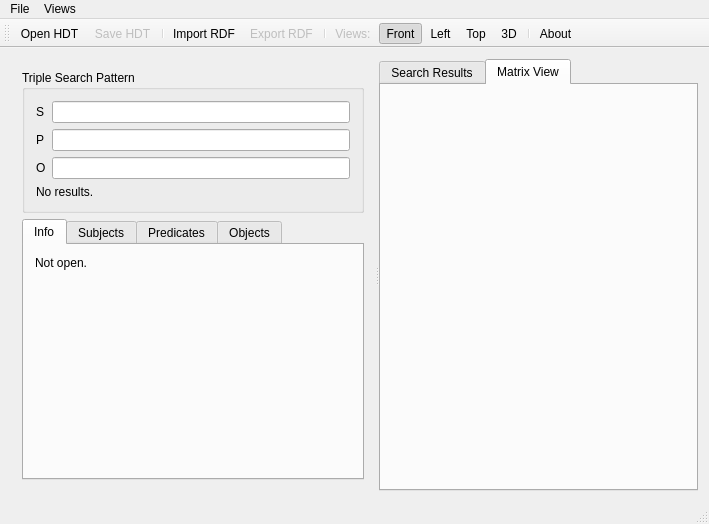
<?xml version="1.0" encoding="UTF-8"?>
<ui version="4.0">
 <class>HDTit</class>
 <widget class="QMainWindow" name="HDTit">
  <property name="geometry">
   <rect>
    <x>0</x>
    <y>0</y>
    <width>709</width>
    <height>524</height>
   </rect>
  </property>
  <property name="windowTitle">
   <string>HDT-it !</string>
  </property>
  <widget class="QWidget" name="centralWidget">
   <property name="sizePolicy">
    <sizepolicy hsizetype="Expanding" vsizetype="Expanding">
     <horstretch>0</horstretch>
     <verstretch>0</verstretch>
    </sizepolicy>
   </property>
   <layout class="QVBoxLayout" name="verticalLayout_3">
    <item>
     <widget class="QSplitter" name="splitter">
      <property name="orientation">
       <enum>Qt::Horizontal</enum>
      </property>
      <widget class="QWidget" name="verticalLayoutWidget">
       <layout class="QVBoxLayout" name="verticalLayout_2">
        <item>
         <widget class="QGroupBox" name="groupBox">
          <property name="title">
           <string>Triple Search Pattern</string>
          </property>
          <layout class="QGridLayout" name="gridLayout">
           <item row="0" column="0">
            <layout class="QGridLayout" name="gridLayout_2" rowstretch="0,0,0,0,0">
             <item row="1" column="1">
              <widget class="QClearLineEdit" name="subjectPatternEdit"/>
             </item>
             <item row="2" column="1">
              <widget class="QClearLineEdit" name="predicatePatternEdit"/>
             </item>
             <item row="1" column="0">
              <widget class="QLabel" name="subjectLabel">
               <property name="text">
                <string>S</string>
               </property>
              </widget>
             </item>
             <item row="2" column="0">
              <widget class="QLabel" name="predicateLabel">
               <property name="text">
                <string>P</string>
               </property>
              </widget>
             </item>
             <item row="3" column="1">
              <widget class="QClearLineEdit" name="objectPatternEdit"/>
             </item>
             <item row="3" column="0">
              <widget class="QLabel" name="objectLabel">
               <property name="text">
                <string>O</string>
               </property>
              </widget>
             </item>
             <item row="4" column="1">
              <layout class="QHBoxLayout" name="horizontalLayout"/>
             </item>
            </layout>
           </item>
           <item row="1" column="0">
            <widget class="QLabel" name="numResultsLabel">
             <property name="text">
              <string>No results.</string>
             </property>
            </widget>
           </item>
          </layout>
         </widget>
        </item>
        <item>
         <widget class="QTabWidget" name="tabWidget">
          <property name="minimumSize">
           <size>
            <width>300</width>
            <height>0</height>
           </size>
          </property>
          <property name="currentIndex">
           <number>0</number>
          </property>
          <widget class="QWidget" name="tab_2">
           <attribute name="title">
            <string>Info</string>
           </attribute>
           <layout class="QHBoxLayout" name="horizontalLayout_3">
            <item>
             <widget class="QLabel" name="statsLabel">
              <property name="text">
               <string>Not open.</string>
              </property>
              <property name="alignment">
               <set>Qt::AlignLeading|Qt::AlignLeft|Qt::AlignTop</set>
              </property>
              <property name="wordWrap">
               <bool>true</bool>
              </property>
             </widget>
            </item>
           </layout>
          </widget>
          <widget class="QWidget" name="tab_3">
           <attribute name="title">
            <string>Subjects</string>
           </attribute>
           <layout class="QVBoxLayout" name="verticalLayout_5">
            <item>
             <widget class="QTableView" name="subjectView"/>
            </item>
           </layout>
          </widget>
          <widget class="QWidget" name="tab">
           <attribute name="title">
            <string>Predicates</string>
           </attribute>
           <layout class="QVBoxLayout" name="verticalLayout">
            <item>
             <layout class="QHBoxLayout" name="horizontalLayout_4">
              <item>
               <widget class="QLabel" name="label">
                <property name="text">
                 <string>Minimum predicate usage count:</string>
                </property>
               </widget>
              </item>
              <item>
               <widget class="QLabel" name="numPredicateCount">
                <property name="text">
                 <string>0</string>
                </property>
               </widget>
              </item>
             </layout>
            </item>
            <item>
             <widget class="QSlider" name="predicateCountSlider">
              <property name="sliderPosition">
               <number>0</number>
              </property>
              <property name="tracking">
               <bool>true</bool>
              </property>
              <property name="orientation">
               <enum>Qt::Horizontal</enum>
              </property>
              <property name="invertedAppearance">
               <bool>false</bool>
              </property>
              <property name="invertedControls">
               <bool>false</bool>
              </property>
              <property name="tickPosition">
               <enum>QSlider::NoTicks</enum>
              </property>
             </widget>
            </item>
            <item>
             <layout class="QHBoxLayout" name="horizontalLayout_2">
              <item>
               <widget class="QPushButton" name="selectAllPredicatesButton">
                <property name="text">
                 <string>All</string>
                </property>
               </widget>
              </item>
              <item>
               <widget class="QPushButton" name="selectNoneButton">
                <property name="text">
                 <string>None</string>
                </property>
               </widget>
              </item>
             </layout>
            </item>
            <item>
             <widget class="QListView" name="predicateView"/>
            </item>
           </layout>
          </widget>
          <widget class="QWidget" name="tab_4">
           <attribute name="title">
            <string>Objects</string>
           </attribute>
           <layout class="QVBoxLayout" name="verticalLayout_6">
            <item>
             <widget class="QTableView" name="objectView"/>
            </item>
           </layout>
          </widget>
         </widget>
        </item>
       </layout>
      </widget>
      <widget class="QTabWidget" name="resultTabs">
       <property name="currentIndex">
        <number>1</number>
       </property>
       <widget class="QWidget" name="tabSearchResults">
        <attribute name="title">
         <string>Search Results</string>
        </attribute>
        <layout class="QVBoxLayout" name="verticalLayout_4">
         <item>
          <widget class="QResultTableView" name="resultsTable"/>
         </item>
        </layout>
       </widget>
       <widget class="MatrixViewWidget" name="matrixView">
        <attribute name="title">
         <string>Matrix View</string>
        </attribute>
       </widget>
      </widget>
     </widget>
    </item>
   </layout>
  </widget>
  <widget class="QMenuBar" name="menuBar">
   <property name="geometry">
    <rect>
     <x>0</x>
     <y>0</y>
     <width>709</width>
     <height>22</height>
    </rect>
   </property>
   <widget class="QMenu" name="menuFile">
    <property name="title">
     <string>File</string>
    </property>
    <addaction name="actionOpenHDT"/>
    <addaction name="actionSaveHDT"/>
    <addaction name="separator"/>
    <addaction name="actionImportRDF"/>
    <addaction name="actionExportRDF"/>
    <addaction name="separator"/>
    <addaction name="actionAbout"/>
    <addaction name="actionQuit"/>
   </widget>
   <widget class="QMenu" name="menuViews">
    <property name="title">
     <string>Views</string>
    </property>
    <addaction name="actionFrontView"/>
    <addaction name="actionLeftView"/>
    <addaction name="actionTopView"/>
    <addaction name="action3Dview"/>
   </widget>
   <addaction name="menuFile"/>
   <addaction name="menuViews"/>
  </widget>
  <widget class="QToolBar" name="mainToolBar">
   <attribute name="toolBarArea">
    <enum>TopToolBarArea</enum>
   </attribute>
   <attribute name="toolBarBreak">
    <bool>false</bool>
   </attribute>
   <addaction name="actionOpenHDT"/>
   <addaction name="actionSaveHDT"/>
   <addaction name="separator"/>
   <addaction name="actionImportRDF"/>
   <addaction name="actionExportRDF"/>
   <addaction name="separator"/>
   <addaction name="actionViews"/>
   <addaction name="actionFrontView"/>
   <addaction name="actionLeftView"/>
   <addaction name="actionTopView"/>
   <addaction name="action3Dview"/>
   <addaction name="separator"/>
   <addaction name="actionAbout"/>
  </widget>
  <widget class="QStatusBar" name="statusBar"/>
  <action name="actionOpenHDT">
   <property name="text">
    <string>Open HDT</string>
   </property>
  </action>
  <action name="actionImportRDF">
   <property name="text">
    <string>Import RDF</string>
   </property>
  </action>
  <action name="actionSaveHDT">
   <property name="enabled">
    <bool>false</bool>
   </property>
   <property name="text">
    <string>Save HDT</string>
   </property>
  </action>
  <action name="actionExportRDF">
   <property name="enabled">
    <bool>false</bool>
   </property>
   <property name="text">
    <string>Export RDF</string>
   </property>
  </action>
  <action name="actionViews">
   <property name="checkable">
    <bool>false</bool>
   </property>
   <property name="enabled">
    <bool>false</bool>
   </property>
   <property name="text">
    <string>Views:</string>
   </property>
  </action>
  <action name="actionFrontView">
   <property name="checkable">
    <bool>true</bool>
   </property>
   <property name="checked">
    <bool>true</bool>
   </property>
   <property name="text">
    <string>Front</string>
   </property>
   <property name="toolTip">
    <string>Front View</string>
   </property>
  </action>
  <action name="actionLeftView">
   <property name="checkable">
    <bool>true</bool>
   </property>
   <property name="text">
    <string>Left</string>
   </property>
   <property name="toolTip">
    <string>Left View</string>
   </property>
  </action>
  <action name="actionTopView">
   <property name="checkable">
    <bool>true</bool>
   </property>
   <property name="text">
    <string>Top</string>
   </property>
   <property name="toolTip">
    <string>Top View</string>
   </property>
  </action>
  <action name="action3Dview">
   <property name="checkable">
    <bool>true</bool>
   </property>
   <property name="text">
    <string>3D</string>
   </property>
   <property name="toolTip">
    <string>3D View</string>
   </property>
  </action>
  <action name="actionTest">
   <property name="text">
    <string>Test</string>
   </property>
  </action>
  <action name="actionAbout">
   <property name="text">
    <string>About</string>
   </property>
   <property name="toolTip">
    <string>About HDT-it!</string>
   </property>
  </action>
  <action name="actionQuit">
   <property name="text">
    <string>Quit</string>
   </property>
   <property name="toolTip">
    <string>Quit HDT-it!</string>
   </property>
   <property name="shortcut">
    <string>Ctrl+Q</string>
   </property>
  </action>
 </widget>
 <layoutdefault spacing="6" margin="11"/>
 <customwidgets>
  <customwidget>
   <class>MatrixViewWidget</class>
   <extends>QWidget</extends>
   <header>matrixviewwidget.hpp</header>
   <slots>
    <signal>numMaxPredicateCountChanged(int)</signal>
    <signal>predicateRangeChanged(int,int)</signal>
    <signal>maxPredicateCountChanged(int)</signal>
    <slot>updateGL()</slot>
    <slot>selectAllPredicates()</slot>
    <slot>selectNonePredicates()</slot>
    <slot>setMinimumPredicateCount(int)</slot>
    <slot>set3Dview()</slot>
   </slots>
  </customwidget>
  <customwidget>
   <class>QClearLineEdit</class>
   <extends>QLineEdit</extends>
   <header>qclearlineedit.hpp</header>
  </customwidget>
  <customwidget>
   <class>QResultTableView</class>
   <extends>QTableView</extends>
   <header>qresulttableview.hpp</header>
  </customwidget>
 </customwidgets>
 <resources/>
 <connections>
  <connection>
   <sender>subjectPatternEdit</sender>
   <signal>textChanged(QString)</signal>
   <receiver>HDTit</receiver>
   <slot>searchPatternEdited()</slot>
   <hints>
    <hint type="sourcelabel">
     <x>170</x>
     <y>106</y>
    </hint>
    <hint type="destinationlabel">
     <x>354</x>
     <y>261</y>
    </hint>
   </hints>
  </connection>
  <connection>
   <sender>predicatePatternEdit</sender>
   <signal>textChanged(QString)</signal>
   <receiver>HDTit</receiver>
   <slot>searchPatternEdited()</slot>
   <hints>
    <hint type="sourcelabel">
     <x>170</x>
     <y>142</y>
    </hint>
    <hint type="destinationlabel">
     <x>354</x>
     <y>261</y>
    </hint>
   </hints>
  </connection>
  <connection>
   <sender>objectPatternEdit</sender>
   <signal>textChanged(QString)</signal>
   <receiver>HDTit</receiver>
   <slot>searchPatternEdited()</slot>
   <hints>
    <hint type="sourcelabel">
     <x>170</x>
     <y>178</y>
    </hint>
    <hint type="destinationlabel">
     <x>354</x>
     <y>261</y>
    </hint>
   </hints>
  </connection>
  <connection>
   <sender>objectView</sender>
   <signal>doubleClicked(QModelIndex)</signal>
   <receiver>HDTit</receiver>
   <slot>setPatternObject(QModelIndex)</slot>
   <hints>
    <hint type="sourcelabel">
     <x>95</x>
     <y>280</y>
    </hint>
    <hint type="destinationlabel">
     <x>354</x>
     <y>261</y>
    </hint>
   </hints>
  </connection>
  <connection>
   <sender>subjectView</sender>
   <signal>doubleClicked(QModelIndex)</signal>
   <receiver>HDTit</receiver>
   <slot>setPatternSubject(QModelIndex)</slot>
   <hints>
    <hint type="sourcelabel">
     <x>95</x>
     <y>280</y>
    </hint>
    <hint type="destinationlabel">
     <x>354</x>
     <y>261</y>
    </hint>
   </hints>
  </connection>
  <connection>
   <sender>predicateView</sender>
   <signal>doubleClicked(QModelIndex)</signal>
   <receiver>HDTit</receiver>
   <slot>setPatternPredicate(QModelIndex)</slot>
   <hints>
    <hint type="sourcelabel">
     <x>81</x>
     <y>466</y>
    </hint>
    <hint type="destinationlabel">
     <x>354</x>
     <y>261</y>
    </hint>
   </hints>
  </connection>
  <connection>
   <sender>actionQuit</sender>
   <signal>triggered()</signal>
   <receiver>HDTit</receiver>
   <slot>close()</slot>
   <hints>
    <hint type="sourcelabel">
     <x>-1</x>
     <y>-1</y>
    </hint>
    <hint type="destinationlabel">
     <x>354</x>
     <y>261</y>
    </hint>
   </hints>
  </connection>
  <connection>
   <sender>predicateCountSlider</sender>
   <signal>valueChanged(int)</signal>
   <receiver>numPredicateCount</receiver>
   <slot>setNum(int)</slot>
   <hints>
    <hint type="sourcelabel">
     <x>231</x>
     <y>317</y>
    </hint>
    <hint type="destinationlabel">
     <x>306</x>
     <y>292</y>
    </hint>
   </hints>
  </connection>
  <connection>
   <sender>resultsTable</sender>
   <signal>doubleClicked(QModelIndex)</signal>
   <receiver>HDTit</receiver>
   <slot>setPatternGlobal(QModelIndex)</slot>
   <hints>
    <hint type="sourcelabel">
     <x>441</x>
     <y>96</y>
    </hint>
    <hint type="destinationlabel">
     <x>354</x>
     <y>261</y>
    </hint>
   </hints>
  </connection>
 </connections>
</ui>
